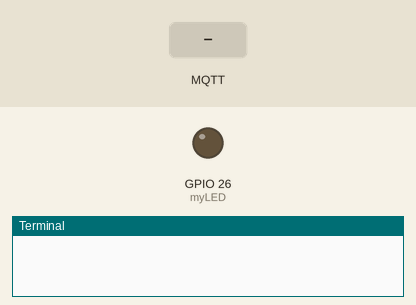
A program run on a simulated Raspberry Pi (BCM pin numbers). On the bench: output pins drawn as LEDs (lit = HIGH), the last lines printed to the terminal. The inputs (shaded band) are chosen by the test bench. No MQTT or app messages arrive unless stated.

Above: at 1.2 s.
1.3 s: MQTT message "is ON" arrives on the first subscribed topic
At 1.8 s:
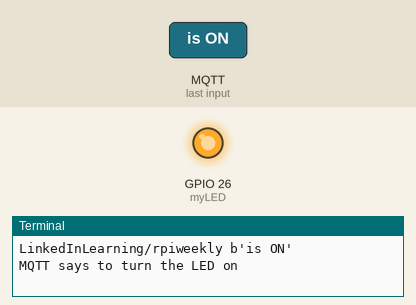
2.8 s: MQTT message "1" arrives on the first subscribed topic
At 4.1 s:
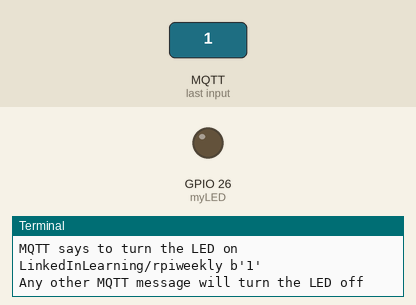
Timing chart, 0 to 5.8 s (numbered marks = the images above; inputs shaded):
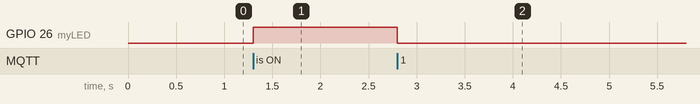

The program:

05_04_mqtt_client.py
```python
# MQTT Client for LinkedIn Learning Raspberry Pi Weekly
from gpiozero import LED
import paho.mqtt.subscribe as subscribe

myLED = LED(26)
broker_location = "mqtt.eclipse.org"

def on_mqtt_message(client, userdata, message):
    print(message.topic + " " +str(message.payload))
    if ("is ON" in str(message.payload)):
        myLED.on()
        print("MQTT says to turn the LED on")
    else:
        myLED.off()
        print("Any other MQTT message will turn the LED off")

subscribe.callback(on_mqtt_message, "LinkedInLearning/rpiweekly", hostname = broker_location)
```

Measured:
- after the input at 1.3 s, GPIO 26 (myLED): LOW → HIGH at once
- after the input at 2.8 s, GPIO 26 (myLED): HIGH → LOW at once
